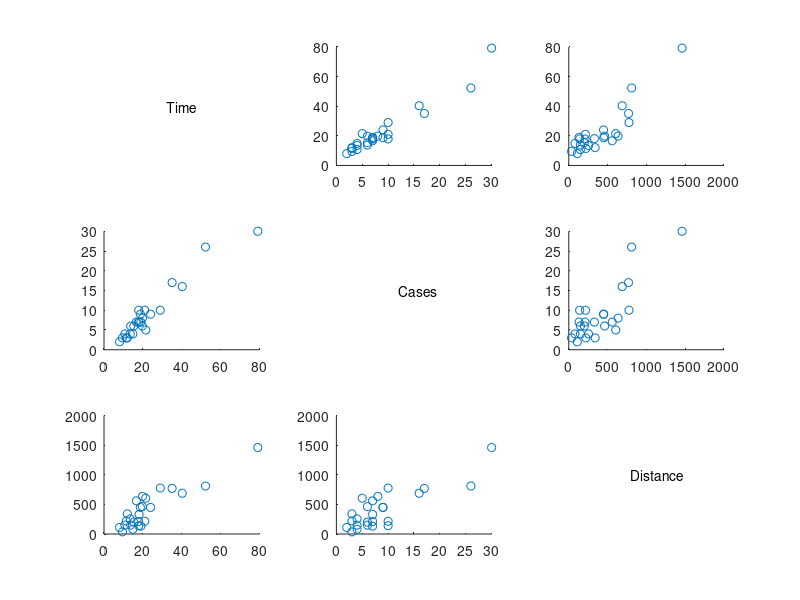

The MATLAB script that drew this image: (Note: this script raises an error after producing the figure.)
%============================================%
% This is the first part of the project
% Linear regression model 
%============================================%

%============================================%
% This is the graph of the relation of each variables
% Linear regression model (Graphs)
%============================================%

fprintf('Plotting data of DeliveryTimes.txt...\n')
data = load('DeliveryTimes.txt');
X = data(:,2:3);
x1 = X(:,1);
x2 = X(:,2);
y = data(:,1);
m = length(y);% Number of training examples


% Empty "Time" graph...
time = subplot(3, 3, 1);
text(0.4,0.5,'Time');
set(time,'visible', 'off')

% The relation of Time(y-axis) and Cases(x-axis)
subplot(3,3,2);
scatter(x1,y);

% The relation of Time(y-axis) and Distance(x-axis)
subplot(3,3,3);
scatter(x2,y);

% The relatio of Cases(y-axis) and Time(x-axis)
subplot(3,3,4);
scatter(y,x1);

% Empty "Case" graph...
cases = subplot(3,3,5);
text(0.4,0.5,'Cases');
set(cases,'visible', 'off')

%The relatio of Cases(y-axis) and Distance(x-axis)
subplot(3,3,6);
scatter(x2,x1);

%The relatio of Distance(y-axis) and Time(x-axis)
subplot(3,3,7);
scatter(y,x2);

%The relatio of Distance(y-axis) and Cases(x-axis)
subplot(3,3,8);
scatter(x1,x2);

% Empty "Distance" graph...
distance = subplot(3,3,9);
text(0.4,0.5,'Distance');
set(distance ,'visible', 'off');

fprintf('The program is pausing, press "enter" to next step\n');
pause;

%============================================%
% This is the graph of the relation of each variables
% Linear regression model (Least square Equation)
%============================================%

% Add the feature0(A column of 1's)
 fprintf('Linear regression model (Least square Equation)...\n');
 X = [ones(m,1) X];
 theta = LeastsquareEqu(X, y);

 fprintf('Theta computed from the Least square Equation equations: \n');
 fprintf(' %f \n', theta);
 fprintf('\n');
 
 predictVal = X * theta;
 mse = sqrt(sum((predictVal - y).^2) / size(y,1));
 fprintf('The mean square error (MSE): %f \n', mse);
 
 
